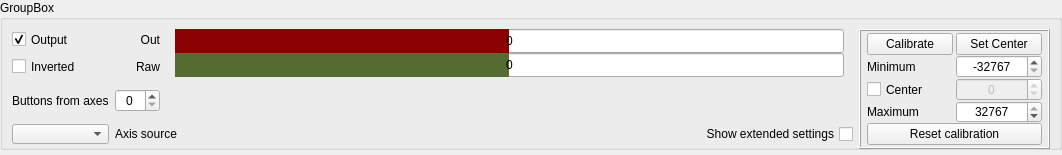
<?xml version="1.0" encoding="UTF-8"?>
<ui version="4.0">
 <class>Axes</class>
 <widget class="QWidget" name="Axes">
  <property name="geometry">
   <rect>
    <x>0</x>
    <y>0</y>
    <width>1062</width>
    <height>155</height>
   </rect>
  </property>
  <property name="windowTitle">
   <string>Form</string>
  </property>
  <layout class="QVBoxLayout" name="layoutV_Axes">
   <property name="spacing">
    <number>0</number>
   </property>
   <property name="leftMargin">
    <number>0</number>
   </property>
   <property name="topMargin">
    <number>0</number>
   </property>
   <property name="rightMargin">
    <number>0</number>
   </property>
   <property name="bottomMargin">
    <number>5</number>
   </property>
   <item>
    <widget class="QGroupBox" name="groupBox_AxixName">
     <property name="sizePolicy">
      <sizepolicy hsizetype="Preferred" vsizetype="Maximum">
       <horstretch>0</horstretch>
       <verstretch>1</verstretch>
      </sizepolicy>
     </property>
     <property name="minimumSize">
      <size>
       <width>0</width>
       <height>150</height>
      </size>
     </property>
     <property name="title">
      <string>GroupBox</string>
     </property>
     <layout class="QGridLayout" name="gridLayout_2" rowstretch="1,0,0,0" columnstretch="0,0,0,0,7,2" columnminimumwidth="0,0,0,0,0,0">
      <property name="bottomMargin">
       <number>3</number>
      </property>
      <property name="spacing">
       <number>6</number>
      </property>
      <item row="3" column="4">
       <widget class="QCheckBox" name="checkBox_ShowExtend">
        <property name="sizePolicy">
         <sizepolicy hsizetype="Minimum" vsizetype="Fixed">
          <horstretch>0</horstretch>
          <verstretch>0</verstretch>
         </sizepolicy>
        </property>
        <property name="minimumSize">
         <size>
          <width>0</width>
          <height>17</height>
         </size>
        </property>
        <property name="layoutDirection">
         <enum>Qt::RightToLeft</enum>
        </property>
        <property name="text">
         <string>Show extended settings</string>
        </property>
       </widget>
      </item>
      <item row="0" column="5" rowspan="4">
       <widget class="QFrame" name="frame_4">
        <property name="minimumSize">
         <size>
          <width>155</width>
          <height>120</height>
         </size>
        </property>
        <property name="frameShape">
         <enum>QFrame::Box</enum>
        </property>
        <property name="frameShadow">
         <enum>QFrame::Raised</enum>
        </property>
        <layout class="QGridLayout" name="gridLayout" columnstretch="0,0,0" columnminimumwidth="0,0,0">
         <property name="leftMargin">
          <number>6</number>
         </property>
         <property name="topMargin">
          <number>2</number>
         </property>
         <property name="rightMargin">
          <number>6</number>
         </property>
         <property name="bottomMargin">
          <number>2</number>
         </property>
         <property name="spacing">
          <number>0</number>
         </property>
         <item row="2" column="0">
          <widget class="QPushButton" name="pushButton_StartCalib">
           <property name="sizePolicy">
            <sizepolicy hsizetype="Minimum" vsizetype="Preferred">
             <horstretch>0</horstretch>
             <verstretch>0</verstretch>
            </sizepolicy>
           </property>
           <property name="text">
            <string>Calibrate</string>
           </property>
           <property name="checkable">
            <bool>true</bool>
           </property>
           <property name="checked">
            <bool>false</bool>
           </property>
          </widget>
         </item>
         <item row="4" column="0">
          <widget class="QCheckBox" name="checkBox_Center">
           <property name="sizePolicy">
            <sizepolicy hsizetype="Minimum" vsizetype="Preferred">
             <horstretch>0</horstretch>
             <verstretch>0</verstretch>
            </sizepolicy>
           </property>
           <property name="text">
            <string>Center</string>
           </property>
          </widget>
         </item>
         <item row="3" column="0">
          <widget class="QLabel" name="text_minimum">
           <property name="sizePolicy">
            <sizepolicy hsizetype="Preferred" vsizetype="Preferred">
             <horstretch>0</horstretch>
             <verstretch>0</verstretch>
            </sizepolicy>
           </property>
           <property name="text">
            <string>Minimum</string>
           </property>
          </widget>
         </item>
         <item row="2" column="1">
          <spacer name="horizontalSpacer">
           <property name="orientation">
            <enum>Qt::Horizontal</enum>
           </property>
           <property name="sizeType">
            <enum>QSizePolicy::Fixed</enum>
           </property>
           <property name="sizeHint" stdset="0">
            <size>
             <width>3</width>
             <height>20</height>
            </size>
           </property>
          </spacer>
         </item>
         <item row="5" column="0">
          <widget class="QLabel" name="text_maximum">
           <property name="sizePolicy">
            <sizepolicy hsizetype="Preferred" vsizetype="Preferred">
             <horstretch>0</horstretch>
             <verstretch>0</verstretch>
            </sizepolicy>
           </property>
           <property name="text">
            <string>Maximum</string>
           </property>
          </widget>
         </item>
         <item row="2" column="2">
          <widget class="QPushButton" name="pushButton_SetCenter">
           <property name="sizePolicy">
            <sizepolicy hsizetype="Minimum" vsizetype="Preferred">
             <horstretch>0</horstretch>
             <verstretch>0</verstretch>
            </sizepolicy>
           </property>
           <property name="text">
            <string>Set Center</string>
           </property>
          </widget>
         </item>
         <item row="3" column="2">
          <widget class="QSpinBox" name="spinBox_CalibMin">
           <property name="sizePolicy">
            <sizepolicy hsizetype="Minimum" vsizetype="Preferred">
             <horstretch>0</horstretch>
             <verstretch>0</verstretch>
            </sizepolicy>
           </property>
           <property name="alignment">
            <set>Qt::AlignCenter</set>
           </property>
           <property name="minimum">
            <number>-32767</number>
           </property>
           <property name="maximum">
            <number>32767</number>
           </property>
           <property name="value">
            <number>-32767</number>
           </property>
          </widget>
         </item>
         <item row="4" column="2">
          <widget class="QSpinBox" name="spinBox_CalibCenter">
           <property name="enabled">
            <bool>false</bool>
           </property>
           <property name="sizePolicy">
            <sizepolicy hsizetype="Minimum" vsizetype="Preferred">
             <horstretch>0</horstretch>
             <verstretch>0</verstretch>
            </sizepolicy>
           </property>
           <property name="alignment">
            <set>Qt::AlignCenter</set>
           </property>
           <property name="minimum">
            <number>-32767</number>
           </property>
           <property name="maximum">
            <number>32767</number>
           </property>
          </widget>
         </item>
         <item row="5" column="2">
          <widget class="QSpinBox" name="spinBox_CalibMax">
           <property name="sizePolicy">
            <sizepolicy hsizetype="Minimum" vsizetype="Preferred">
             <horstretch>0</horstretch>
             <verstretch>0</verstretch>
            </sizepolicy>
           </property>
           <property name="alignment">
            <set>Qt::AlignCenter</set>
           </property>
           <property name="minimum">
            <number>-32767</number>
           </property>
           <property name="maximum">
            <number>32767</number>
           </property>
           <property name="value">
            <number>32767</number>
           </property>
          </widget>
         </item>
         <item row="6" column="0" colspan="3">
          <widget class="QPushButton" name="pushButton_ResetCalib">
           <property name="sizePolicy">
            <sizepolicy hsizetype="Minimum" vsizetype="Preferred">
             <horstretch>0</horstretch>
             <verstretch>0</verstretch>
            </sizepolicy>
           </property>
           <property name="text">
            <string>Reset calibration</string>
           </property>
          </widget>
         </item>
        </layout>
       </widget>
      </item>
      <item row="2" column="3" colspan="2">
       <widget class="AxesToButtonsSlider" name="widget_A2bSlider" native="true">
        <property name="enabled">
         <bool>false</bool>
        </property>
        <property name="minimumSize">
         <size>
          <width>0</width>
          <height>40</height>
         </size>
        </property>
       </widget>
      </item>
      <item row="1" column="2">
       <widget class="QLabel" name="label_2">
        <property name="sizePolicy">
         <sizepolicy hsizetype="Preferred" vsizetype="Preferred">
          <horstretch>0</horstretch>
          <verstretch>0</verstretch>
         </sizepolicy>
        </property>
        <property name="minimumSize">
         <size>
          <width>0</width>
          <height>21</height>
         </size>
        </property>
        <property name="text">
         <string>Raw</string>
        </property>
        <property name="alignment">
         <set>Qt::AlignRight|Qt::AlignTrailing|Qt::AlignVCenter</set>
        </property>
       </widget>
      </item>
      <item row="0" column="2">
       <widget class="QLabel" name="label">
        <property name="sizePolicy">
         <sizepolicy hsizetype="Preferred" vsizetype="Preferred">
          <horstretch>0</horstretch>
          <verstretch>0</verstretch>
         </sizepolicy>
        </property>
        <property name="minimumSize">
         <size>
          <width>0</width>
          <height>21</height>
         </size>
        </property>
        <property name="text">
         <string>Out</string>
        </property>
        <property name="alignment">
         <set>Qt::AlignRight|Qt::AlignTrailing|Qt::AlignVCenter</set>
        </property>
       </widget>
      </item>
      <item row="0" column="3" rowspan="2" colspan="2">
       <layout class="QVBoxLayout" name="verticalLayout_2" stretch="1,1">
        <property name="spacing">
         <number>0</number>
        </property>
        <property name="sizeConstraint">
         <enum>QLayout::SetDefaultConstraint</enum>
        </property>
        <property name="leftMargin">
         <number>9</number>
        </property>
        <property name="rightMargin">
         <number>9</number>
        </property>
        <item>
         <widget class="QProgressBar" name="progressBar_Out">
          <property name="enabled">
           <bool>true</bool>
          </property>
          <property name="sizePolicy">
           <sizepolicy hsizetype="Expanding" vsizetype="Preferred">
            <horstretch>0</horstretch>
            <verstretch>0</verstretch>
           </sizepolicy>
          </property>
          <property name="minimumSize">
           <size>
            <width>0</width>
            <height>23</height>
           </size>
          </property>
          <property name="maximumSize">
           <size>
            <width>16777215</width>
            <height>16777215</height>
           </size>
          </property>
          <property name="styleSheet">
           <string notr="true">QProgressBar::chunk {
     background-color: rgb(139, 0, 0);
 }
QProgressBar::chunk:disabled {
     background-color: rgba(139, 0, 0, 80);;
 }</string>
          </property>
          <property name="minimum">
           <number>-32767</number>
          </property>
          <property name="maximum">
           <number>32767</number>
          </property>
          <property name="value">
           <number>0</number>
          </property>
          <property name="alignment">
           <set>Qt::AlignCenter</set>
          </property>
          <property name="textVisible">
           <bool>true</bool>
          </property>
          <property name="invertedAppearance">
           <bool>false</bool>
          </property>
          <property name="format">
           <string notr="true">%v</string>
          </property>
         </widget>
        </item>
        <item>
         <widget class="QProgressBar" name="progressBar_Raw">
          <property name="enabled">
           <bool>true</bool>
          </property>
          <property name="sizePolicy">
           <sizepolicy hsizetype="Expanding" vsizetype="Preferred">
            <horstretch>0</horstretch>
            <verstretch>0</verstretch>
           </sizepolicy>
          </property>
          <property name="minimumSize">
           <size>
            <width>0</width>
            <height>23</height>
           </size>
          </property>
          <property name="maximumSize">
           <size>
            <width>16777215</width>
            <height>16777215</height>
           </size>
          </property>
          <property name="styleSheet">
           <string notr="true">QProgressBar::chunk {
     background-color:rgb(85, 107, 47);
 }
QProgressBar::chunk:disabled {
     background-color: rgba(85, 107, 47, 80);;
 }</string>
          </property>
          <property name="minimum">
           <number>-32767</number>
          </property>
          <property name="maximum">
           <number>32767</number>
          </property>
          <property name="value">
           <number>0</number>
          </property>
          <property name="alignment">
           <set>Qt::AlignCenter</set>
          </property>
          <property name="textVisible">
           <bool>true</bool>
          </property>
          <property name="invertedAppearance">
           <bool>false</bool>
          </property>
          <property name="format">
           <string notr="true">%v</string>
          </property>
         </widget>
        </item>
       </layout>
      </item>
      <item row="1" column="0" colspan="2">
       <widget class="QCheckBox" name="checkBox_Inverted">
        <property name="sizePolicy">
         <sizepolicy hsizetype="Minimum" vsizetype="Preferred">
          <horstretch>0</horstretch>
          <verstretch>0</verstretch>
         </sizepolicy>
        </property>
        <property name="minimumSize">
         <size>
          <width>0</width>
          <height>21</height>
         </size>
        </property>
        <property name="text">
         <string>Inverted</string>
        </property>
       </widget>
      </item>
      <item row="0" column="0" colspan="2">
       <widget class="QCheckBox" name="checkBox_Output">
        <property name="sizePolicy">
         <sizepolicy hsizetype="Minimum" vsizetype="Preferred">
          <horstretch>0</horstretch>
          <verstretch>0</verstretch>
         </sizepolicy>
        </property>
        <property name="minimumSize">
         <size>
          <width>0</width>
          <height>21</height>
         </size>
        </property>
        <property name="text">
         <string>Output</string>
        </property>
        <property name="checked">
         <bool>true</bool>
        </property>
       </widget>
      </item>
      <item row="2" column="0">
       <widget class="QLabel" name="label_3">
        <property name="text">
         <string>Buttons from axes</string>
        </property>
       </widget>
      </item>
      <item row="2" column="1" colspan="2">
       <widget class="QSpinBox" name="spinBox_A2bCount">
        <property name="sizePolicy">
         <sizepolicy hsizetype="Minimum" vsizetype="Fixed">
          <horstretch>0</horstretch>
          <verstretch>0</verstretch>
         </sizepolicy>
        </property>
        <property name="minimumSize">
         <size>
          <width>45</width>
          <height>20</height>
         </size>
        </property>
        <property name="alignment">
         <set>Qt::AlignCenter</set>
        </property>
        <property name="maximum">
         <number>12</number>
        </property>
       </widget>
      </item>
      <item row="3" column="0">
       <widget class="CenteredCBox" name="comboBox_AxisSource1">
        <property name="sizePolicy">
         <sizepolicy hsizetype="Minimum" vsizetype="Minimum">
          <horstretch>0</horstretch>
          <verstretch>0</verstretch>
         </sizepolicy>
        </property>
        <property name="minimumSize">
         <size>
          <width>95</width>
          <height>20</height>
         </size>
        </property>
       </widget>
      </item>
      <item row="3" column="1" colspan="3">
       <widget class="QLabel" name="text_axisSource">
        <property name="minimumSize">
         <size>
          <width>0</width>
          <height>20</height>
         </size>
        </property>
        <property name="text">
         <string>Axis source</string>
        </property>
        <property name="alignment">
         <set>Qt::AlignLeading|Qt::AlignLeft|Qt::AlignVCenter</set>
        </property>
       </widget>
      </item>
     </layout>
    </widget>
   </item>
   <item>
    <widget class="QFrame" name="frame">
     <property name="frameShape">
      <enum>QFrame::NoFrame</enum>
     </property>
     <property name="frameShadow">
      <enum>QFrame::Raised</enum>
     </property>
     <layout class="QHBoxLayout" name="layoutH_AxesExtend">
      <property name="spacing">
       <number>0</number>
      </property>
      <property name="leftMargin">
       <number>9</number>
      </property>
      <property name="topMargin">
       <number>0</number>
      </property>
      <property name="rightMargin">
       <number>9</number>
      </property>
      <property name="bottomMargin">
       <number>0</number>
      </property>
     </layout>
    </widget>
   </item>
  </layout>
 </widget>
 <customwidgets>
  <customwidget>
   <class>CenteredCBox</class>
   <extends>QComboBox</extends>
   <header>centered_cbox.h</header>
  </customwidget>
  <customwidget>
   <class>AxesToButtonsSlider</class>
   <extends>QWidget</extends>
   <header>widgets/axestobuttonsslider.h</header>
   <container>1</container>
  </customwidget>
 </customwidgets>
 <resources/>
 <connections/>
</ui>
